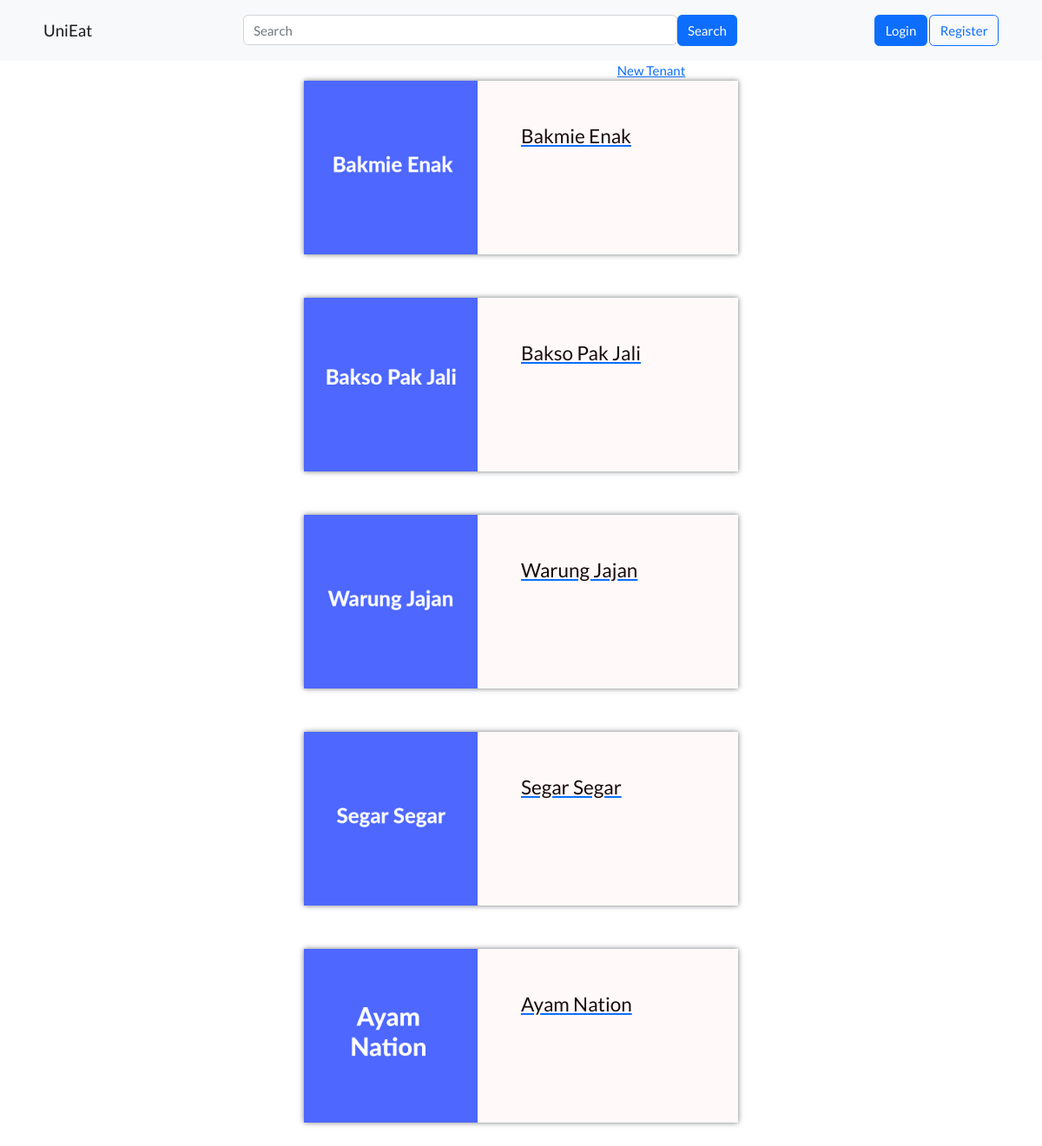
/AMDP3/managetenant.php, run on the app's committed database.
### tables this page shows
CREATE TABLE `shop` (
  `shopID` int(11) NOT NULL,
  `shopTitle` varchar(255) NOT NULL,
  `imgUrl` varchar(255) NOT NULL DEFAULT './img/Dummy.png'
);

### AMDP3/includes/loadtenants.php (the view)
<?php
    include "./connection.php";
    $query = "SELECT * FROM shop";
    $result = $connection->query($query);
    while ($row = $result->fetch_assoc()){
        $shopTitle = $row['shopTitle'];
        $imgUrl = $row['imgUrl'];
        echo
        "<a href='./edittenant.php?shopTitle=$shopTitle'>
            <div class='shop-card'>
                <img src='$imgUrl'>
                <div class='shop-info'>
                    <h4>{$shopTitle}</h4>
                </div>
            </div>
        </a>";
    }
?>

### AMDP3/style.css (style rules this page uses)
* { font-family: 'Lato', sans-serif; text-decoration: none; color: #180A0A; font-size: 15px; list-style: none; }
.shop-card img { width: 200px; }
.shop-card { margin-bottom: 50px; background-color: #FFF9F9; height: 200px; width: 500px; box-shadow: 0 0 6px 0px #73777B; display: flex; }
.shop-info { padding-left: 50px; padding-top: 50px; }

### data on the page
shop: imgUrl (picture), shopTitle "Bakmie Enak"
shop: imgUrl (picture), shopTitle "Bakso Pak Jali"
shop: shows a picture, shopTitle "Warung Jajan"
shop: shows a picture, shopTitle "Segar Segar"
shop: imgUrl (picture), shopTitle "Ayam Nation"
